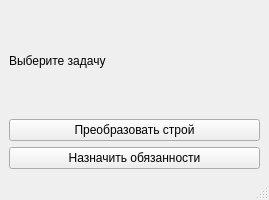
<?xml version="1.0" encoding="UTF-8"?>
<ui version="4.0">
 <class>MainWindow_first</class>
 <widget class="QMainWindow" name="MainWindow_first">
  <property name="geometry">
   <rect>
    <x>0</x>
    <y>0</y>
    <width>269</width>
    <height>200</height>
   </rect>
  </property>
  <property name="windowTitle">
   <string>MainWindow</string>
  </property>
  <widget class="QWidget" name="centralwidget">
   <layout class="QVBoxLayout" name="verticalLayout">
    <item>
     <widget class="QLabel" name="label">
      <property name="text">
       <string>Выберите задачу </string>
      </property>
     </widget>
    </item>
    <item>
     <widget class="QPushButton" name="pushButton_1">
      <property name="text">
       <string>Преобразовать строй</string>
      </property>
     </widget>
    </item>
    <item>
     <widget class="QPushButton" name="pushButton_2">
      <property name="text">
       <string>Назначить обязанности</string>
      </property>
     </widget>
    </item>
   </layout>
  </widget>
  <widget class="QMenuBar" name="menubar">
   <property name="geometry">
    <rect>
     <x>0</x>
     <y>0</y>
     <width>269</width>
     <height>21</height>
    </rect>
   </property>
  </widget>
  <widget class="QStatusBar" name="statusbar"/>
 </widget>
 <resources/>
 <connections/>
</ui>
